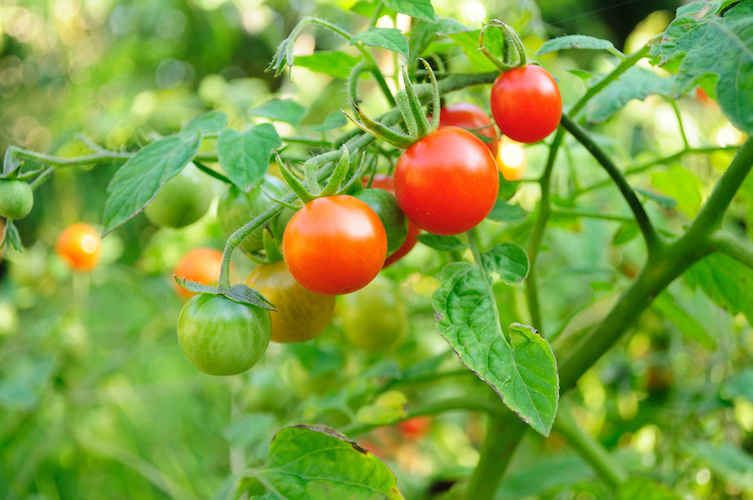
#> input picture tomatoes.jpg, 753 x 500 px
$ python 'Canny edge detection.py'
#> lines starting #> are read from the running program, lines starting #| are printed output that depends on the picture; after the words box and inside, x2 and y2 are one past the last pixel; in counts of white or black regions, pixels touching at a corner belong together
import numpy as np
import cv2

img = cv2.imread("tomatoes.jpg",1)
#> img is the input picture: shape (500, 753, 3); mean B, G, R 64.5, 161.1, 127.4

hsv = cv2.cvtColor(img,cv2.COLOR_BGR2HSV)
#> hsv: shape (500, 753, 3); mean H, S, V 42.7, 166.4, 171.1
res, thresh = cv2.threshold(hsv[:,:,0],25,255,cv2.THRESH_BINARY_INV)
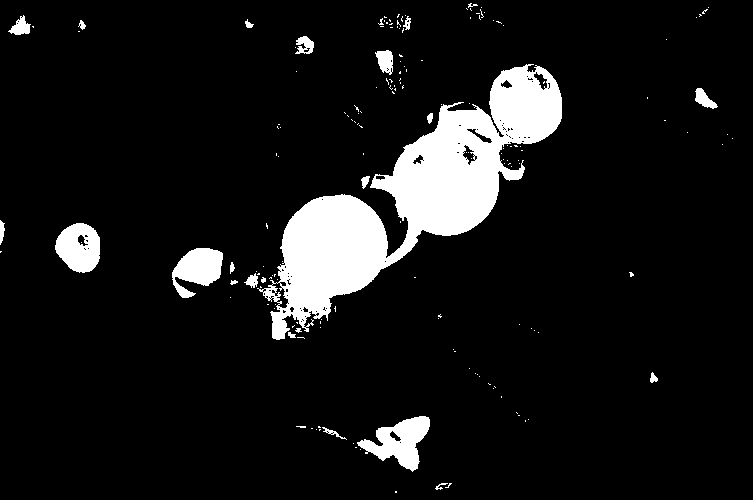
#> thresh: shape (500, 753); 9% white; 172 white regions (148 under 20 px), largest, box (x1, y1, x2, y2) and area: (257, 64, 562, 340) 26468, (357, 416, 430, 472) 1984, (55, 223, 100, 273) 1652
cv2.imshow("Thresh", thresh)

edges = cv2.Canny(img,100,200, apertureSize=3)
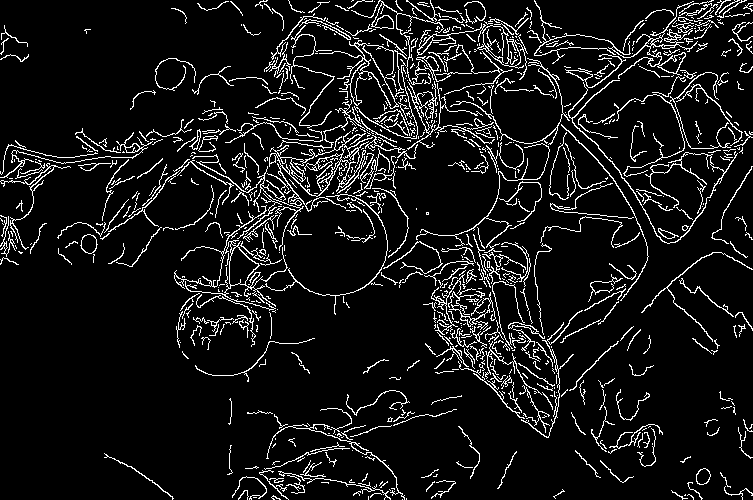
#> edges: shape (500, 753); 8.6% white in thin lines or dots
cv2.imshow("Canny", edges)

edges_inv = 225- edges
#> edges_inv: shape (500, 753); values 225 (black) and 226 (white), 8.6% white in thin lines or dots
#put errotion filter - eges bit thicker

kernal = np. ones((3,3),'uint8')
erode = cv2.erode(edges_inv, kernal, iterations=1)
#> erode: shape (500, 753); every value is 225

#thrsold and errotion image together
canny_thresh = cv2.bitwise_and(erode, thresh)
#> canny_thresh: shape (500, 753); values 0 (black) and 225 (white), 9% white; 172 white regions (148 under 20 px)
cv2.imshow("Canny Thresh", canny_thresh)

#use contours in the image
contours, hierarcy = cv2.findContours( canny_thresh, cv2.RETR_TREE, cv2.CHAIN_APPROX_SIMPLE)
#> contours = 276 contours, 244 with area under 20; largest, box (x1, y1, x2, y2) and area: (257, 64, 562, 340) 26538, (357, 416, 430, 472) 1924, (55, 223, 100, 273) 1650, (172, 248, 223, 298) 1484, (375, 50, 393, 75) 282

objects = img.copy()
for c in contours:
	area = cv2.contourArea(c)
	if area < 300:
		# This contour is around something too small for our interest
		continue
	print("Area: ", area)
	cv2.drawContours(objects, [c], -1, (255, 255, 255), 1)
	M = cv2.moments(c)
	cx = int(M['m10'] / M['m00'])
	cy = int(M['m01'] / M['m00'])
	cv2.circle(objects, (cx, cy), 4, (255, 255, 0), -1)
#> this loop made 276 passes
#> area on passes 10, 21, 31: 48, 65, 41
#| Area:  1923.5
#| Area:  1483.5
#| Area:  1650.5
#| Area:  26538.5
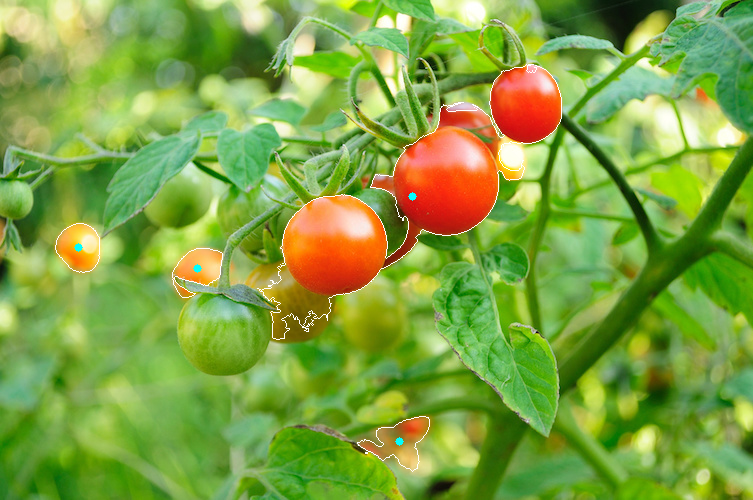
#> objects: shape (500, 753, 3); 0.57% of pixels changed, all inside (x1, y1, x2, y2) = (55, 64, 562, 472)

cv2.imshow("Final draw-over", objects)

cv2.waitKeyEx()
cv2.destroyAllWindows()

$ run again, with fuzzy.png saved as tomatoes.jpg
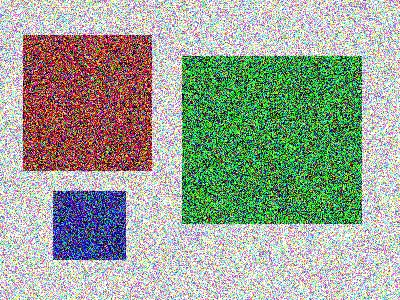
#> input picture fuzzy.png, 400 x 300 px
#> img is the input picture: shape (300, 400, 3); mean B, G, R 150, 164.2, 154.2
#> hsv: shape (300, 400, 3); mean H, S, V 82.6, 94.6, 185.5
#> `res, thresh = cv2.threshold(hsv[:,:,0],25,255,cv2.THRESH_BINARY_INV)`:
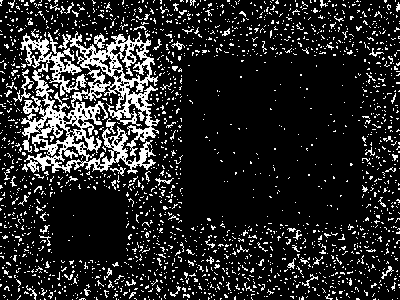
#> thresh: shape (300, 400); 15.4% white in thin lines or dots
#> edges: shape (300, 400); 35.9% white in thin lines or dots
#> edges_inv: shape (300, 400); values 225 (black) and 226 (white), 35.9% white in thin lines or dots
#> erode: shape (300, 400); values 225 (black) and 226 (white), 0% white in thin lines or dots, all inside (x1, y1, x2, y2) = (399, 117, 400, 118)
#> canny_thresh: shape (300, 400); values 0 (black) and 225 (white), 15.4% white in thin lines or dots
#> contours = 2295 contours, 2248 with area under 20; largest, box (x1, y1, x2, y2) and area: (20, 31, 160, 174) 9662, (116, 43, 150, 82) 595, (54, 145, 87, 168) 300, (38, 123, 69, 146) 270, (84, 63, 116, 87) 228
#> the loop `for c in contours:` made 2295 passes
#> (c, area) on passes 1 to 3: ([[392, 299]], 0), ([[378, 299]], 0), ([[244, 299]], 0)
#> (printed output is left out)
#> after the loop `for c in contours:`:
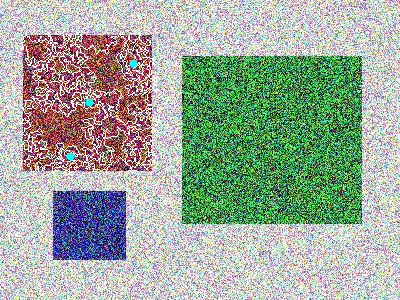
#> objects: shape (300, 400, 3); 3.12% of pixels changed, all inside (x1, y1, x2, y2) = (20, 31, 160, 174)
